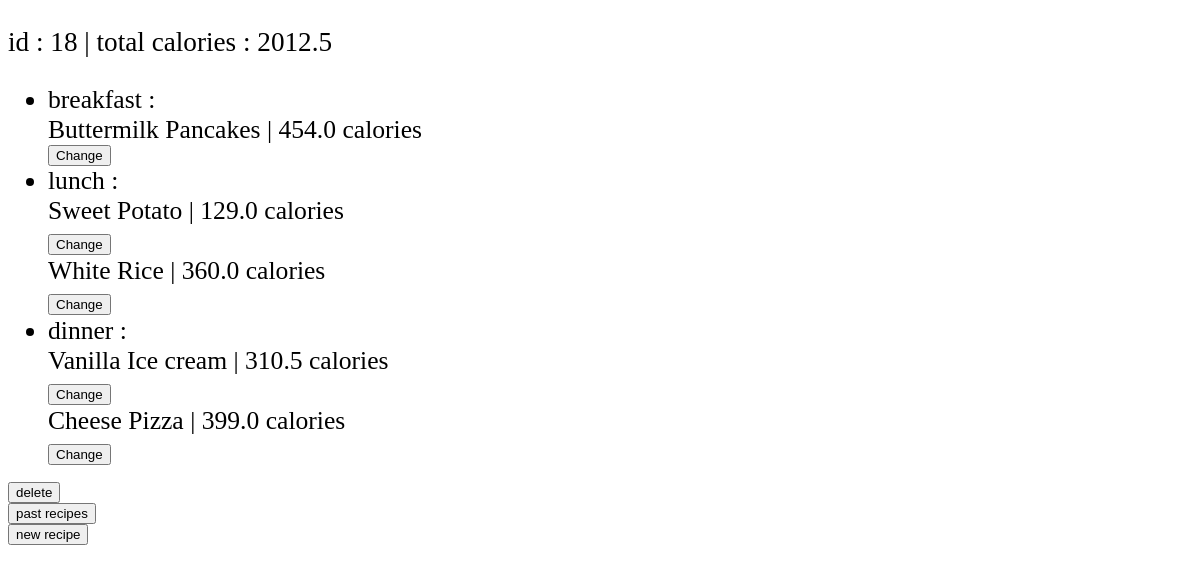
The app's page /recipe/ (signed in), older data.
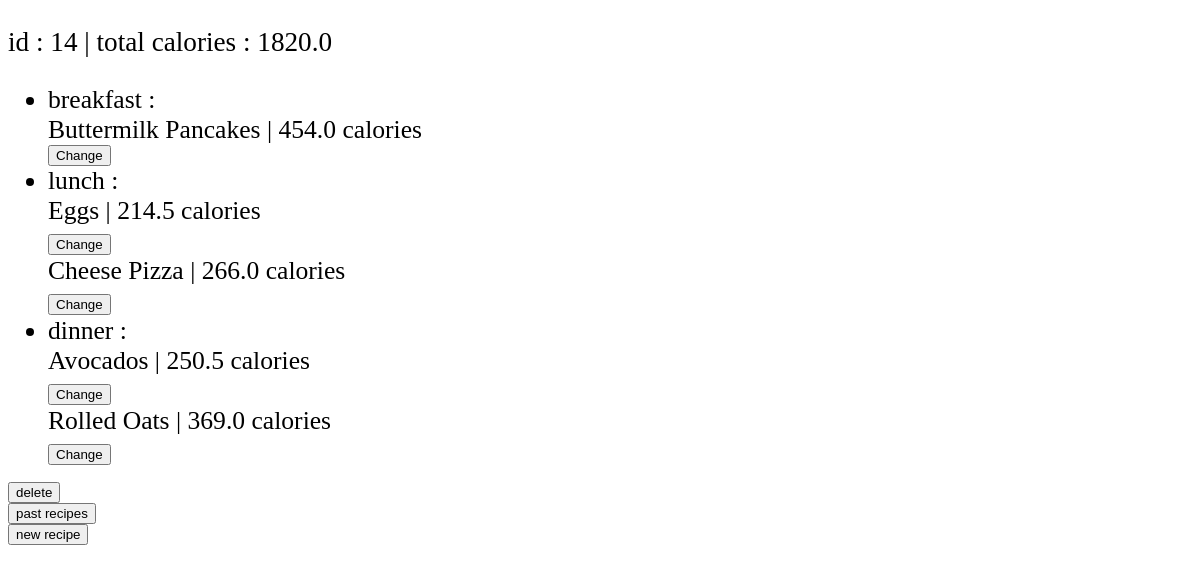
The same page, newer data.
### main/models.py (models this page shows, shortened)
class recipeTable(models.Model):
    user = models.CharField(max_length = 50, default = '')
    totalCal = models.FloatField(default = 0)
    foodItem1 = models.CharField(max_length=125, null=True)
    cal1 = models.FloatField(default=0)
    foodItem2 = models.CharField(max_length=125, null=True)
    cal2 = models.FloatField(default=0)
    foodItem3 = models.CharField(max_length=125, null=True)
    cal3 = models.FloatField(default=0)
    foodItem4 = models.CharField(max_length=125, null=True)
    cal4 = models.FloatField(default=0)
    foodItem5 = models.CharField(max_length=125, null=True)
    cal5 = models.FloatField(default=0)
    class Meta:
        indexes = [
           models.Index(fields=['user']),
        ]

### main/views.py (the view)
# urls.py: path('recipe/', recipe),
def recipe(request):
   currentUser = request.user
   personId = currentUser.username
   recipeInfo = recipeTable.objects.raw('SELECT * FROM main_recipeTable WHERE user = %s ORDER BY id desc LIMIT 1', [personId])
   return render(request, 'recipe.html', {'recipeInfo' : recipeInfo})

### templates/recipe.html
<!DOCTYPE html>
<html>
    {% for info in recipeInfo %}
    <p style="font-size:170%;">id : {{info.id}}  | total calories : {{info.totalCal}}</p>
    <ul>
        <li style="font-size:160%;">breakfast : <br> {{info.foodItem1}} | {{info.cal1}} calories</li>
        <form action="/recipe/update/1/{{info.id}}" method="POST"> {% csrf_token %}
            <input type = "submit" value = "Change">
        </form>
        <li style="font-size:160%;">lunch : <br> {{info.foodItem2}} | {{info.cal2}} calories
            <form action="/recipe/update/2/{{info.id}}" method="POST"> {% csrf_token %}
                <input type = "submit" value = "Change">
            </form>
             {{info.foodItem3}} | {{info.cal3}} calories
             <form action="/recipe/update/3/{{info.id}}" method="POST"> {% csrf_token %}
                <input type = "submit" value = "Change">
            </form></li>
        <li style="font-size:160%;">dinner : <br> {{info.foodItem4}} | {{info.cal4}} calories
            <form action="/recipe/update/4/{{info.id}}" method="POST"> {% csrf_token %}
                <input type = "submit" value = "Change">
            </form>
            {{info.foodItem5}} | {{info.cal5}} calories
            <form action="/recipe/update/5/{{info.id}}" method="POST"> {% csrf_token %}
                <input type = "submit" value = "Change">
            </form></li>
    </ul>
    <form action = "/recipe/delete/{{info.id}}" methond = "Post">{% csrf_token %}
        <input type = "submit" value = "delete">
    </form>
    {% endfor %}
    <form action = "/recipe/past/" methond = "Post">{% csrf_token %}
        <input type = "submit" value = "past recipes">
    </form>
    <form action = "/recipe/addNew/" methond = "Post">{% csrf_token %}
        <input type = "submit" value = "new recipe">
    </form>
</html>

Row changes from the older to the newer data that the page shows:
removed recipeTable: id "18", totalCal "2012.5", foodItem1 "Buttermilk Pancakes", cal1 "454.0", foodItem2 "Sweet Potato", cal2 "129.0", foodItem3 "White Rice", cal3 "360.0", foodItem4 "Vanilla Ice cream", cal4 "310.5", foodItem5 "Cheese Pizza", cal5 "399.0"
now on this page (row edited): recipeTable: id "14", totalCal "1820.0", foodItem1 "Buttermilk Pancakes", cal1 "454.0", foodItem2 "Eggs", cal2 "214.5", foodItem3 "Cheese Pizza", cal3 "266.0", foodItem4 "Avocados", cal4 "250.5", foodItem5 "Rolled Oats", cal5 "369.0"
